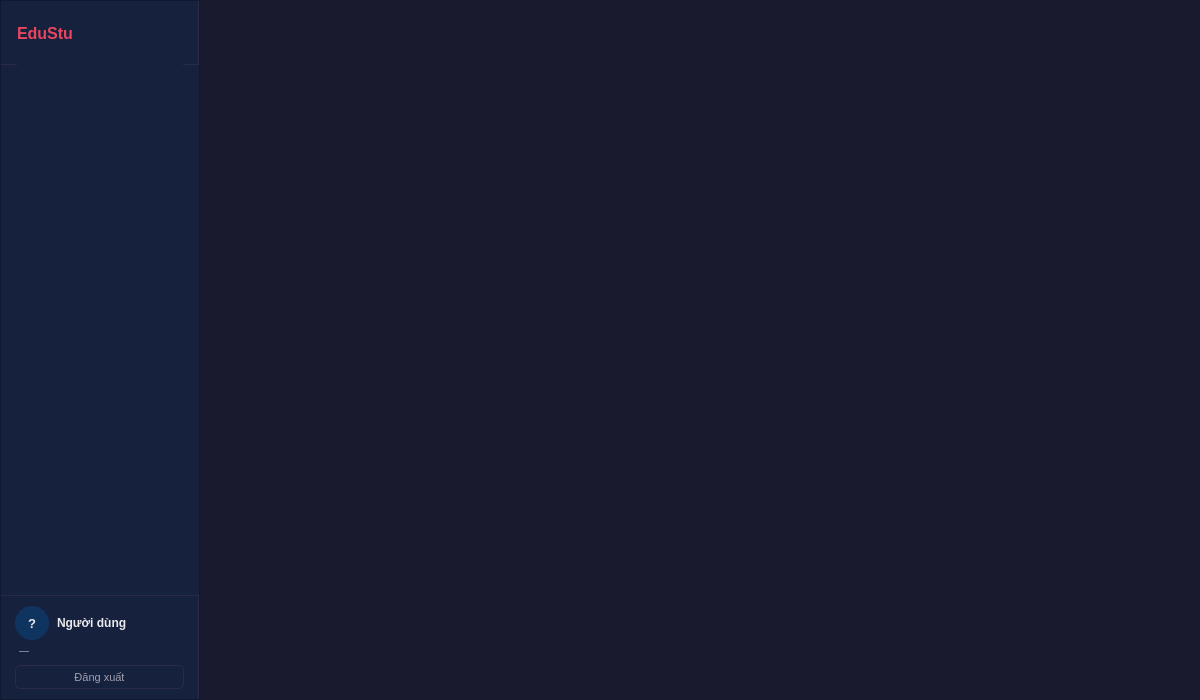
<?xml version="1.0" encoding="UTF-8"?>
<ui version="4.0">
 <class>MainWindow</class>
 <widget class="QMainWindow" name="MainWindow">
  <property name="geometry">
   <rect><x>0</x><y>0</y><width>1200</width><height>700</height></rect>
  </property>
  <property name="windowTitle"><string>EduStu</string></property>
  <property name="minimumSize"><size><width>1200</width><height>700</height></size></property>
  <property name="styleSheet">
   <string notr="true">background: #1a1a2e; color: #eaeaea;</string>
  </property>
  <widget class="QWidget" name="centralwidget">
   <layout class="QHBoxLayout" name="root_layout">
    <property name="leftMargin"><number>0</number></property>
    <property name="topMargin"><number>0</number></property>
    <property name="rightMargin"><number>0</number></property>
    <property name="bottomMargin"><number>0</number></property>
    <property name="spacing"><number>0</number></property>
    <!-- ===== SIDEBAR ===== -->
    <item>
     <widget class="QFrame" name="frame_sidebar">
      <property name="minimumSize"><size><width>200</width><height>0</height></size></property>
      <property name="maximumSize"><size><width>200</width><height>16777215</height></size></property>
      <property name="frameShape"><enum>QFrame::StyledPanel</enum></property>
      <property name="styleSheet">
       <string notr="true">QFrame { background: #16213e; border-right: 1px solid #2a2a4a; }</string>
      </property>
      <layout class="QVBoxLayout" name="sidebar_layout">
       <property name="leftMargin"><number>0</number></property>
       <property name="topMargin"><number>0</number></property>
       <property name="rightMargin"><number>0</number></property>
       <property name="bottomMargin"><number>0</number></property>
       <property name="spacing"><number>0</number></property>
       <!-- Brand -->
       <item>
        <widget class="QFrame" name="frame_brand">
         <property name="minimumSize"><size><width>0</width><height>64</height></size></property>
         <property name="maximumSize"><size><width>16777215</width><height>64</height></size></property>
         <property name="styleSheet">
          <string notr="true">border-bottom: 1px solid #2a2a4a;</string>
         </property>
         <layout class="QHBoxLayout" name="brand_layout">
          <property name="leftMargin"><number>16</number></property>
          <property name="topMargin"><number>0</number></property>
          <property name="rightMargin"><number>16</number></property>
          <property name="bottomMargin"><number>0</number></property>
          <item>
           <widget class="QLabel" name="lbl_brand">
            <property name="text"><string>EduStu</string></property>
            <property name="styleSheet">
             <string notr="true">color: #e94560; font-size: 16px; font-weight: bold; border: none; font-family: 'Segoe UI';</string>
            </property>
           </widget>
          </item>
         </layout>
        </widget>
       </item>
       <item>
        <spacer name="sp_brand_nav">
         <property name="orientation"><enum>Qt::Vertical</enum></property>
         <property name="sizeType"><enum>QSizePolicy::Fixed</enum></property>
         <property name="sizeHint" stdset="0"><size><width>0</width><height>8</height></size></property>
        </spacer>
       </item>
       <!-- Nav container: nav buttons added programmatically here -->
       <item>
        <widget class="QWidget" name="widget_nav">
         <layout class="QVBoxLayout" name="layout_nav">
          <property name="leftMargin"><number>0</number></property>
          <property name="topMargin"><number>0</number></property>
          <property name="rightMargin"><number>0</number></property>
          <property name="bottomMargin"><number>0</number></property>
          <property name="spacing"><number>0</number></property>
         </layout>
        </widget>
       </item>
       <!-- Spacer pushes user info to bottom -->
       <item>
        <spacer name="sp_nav_user">
         <property name="orientation"><enum>Qt::Vertical</enum></property>
         <property name="sizeHint" stdset="0"><size><width>0</width><height>40</height></size></property>
        </spacer>
       </item>
       <!-- User info frame -->
       <item>
        <widget class="QFrame" name="frame_user">
         <property name="styleSheet">
          <string notr="true">border-top: 1px solid #2a2a4a;</string>
         </property>
         <layout class="QVBoxLayout" name="user_layout">
          <property name="leftMargin"><number>14</number></property>
          <property name="topMargin"><number>10</number></property>
          <property name="rightMargin"><number>14</number></property>
          <property name="bottomMargin"><number>10</number></property>
          <property name="spacing"><number>4</number></property>
          <item>
           <layout class="QHBoxLayout" name="avatar_row">
            <property name="spacing"><number>8</number></property>
            <item>
             <widget class="QLabel" name="lbl_avatar">
              <property name="text"><string>?</string></property>
              <property name="minimumSize"><size><width>34</width><height>34</height></size></property>
              <property name="maximumSize"><size><width>34</width><height>34</height></size></property>
              <property name="alignment"><set>Qt::AlignCenter</set></property>
              <property name="styleSheet">
               <string notr="true">background: #0f3460; color: #eaeaea; border-radius: 17px; font-weight: 700; font-size: 13px; border: none;</string>
              </property>
             </widget>
            </item>
            <item>
             <widget class="QLabel" name="lbl_username">
              <property name="text"><string>Người dùng</string></property>
              <property name="wordWrap"><bool>true</bool></property>
              <property name="styleSheet">
               <string notr="true">font-size: 12px; font-weight: 600; color: #eaeaea; border: none;</string>
              </property>
             </widget>
            </item>
           </layout>
          </item>
          <item>
           <widget class="QLabel" name="lbl_role">
            <property name="text"><string>—</string></property>
            <property name="styleSheet">
             <string notr="true">font-size: 10px; color: #a0a0b0; border: none; padding-left: 2px;</string>
            </property>
           </widget>
          </item>
          <item>
           <widget class="QPushButton" name="btn_logout">
            <property name="text"><string>Đăng xuất</string></property>
            <property name="minimumSize"><size><width>0</width><height>28</height></size></property>
            <property name="maximumSize"><size><width>16777215</width><height>28</height></size></property>
            <property name="cursor"><cursorShape>PointingHandCursor</cursorShape></property>
            <property name="styleSheet">
             <string notr="true">QPushButton { background: transparent; color: #a0a0b0; border: 1px solid #2a2a4a; border-radius: 5px; font-size: 11px; margin-top: 4px; } QPushButton:hover { color: #e94560; border-color: #e94560; }</string>
            </property>
           </widget>
          </item>
         </layout>
        </widget>
       </item>
      </layout>
     </widget>
    </item>
    <!-- ===== CONTENT STACK ===== -->
    <item>
     <widget class="QStackedWidget" name="stack">
      <property name="styleSheet">
       <string notr="true">background: #1a1a2e;</string>
      </property>
      <!-- Pages added programmatically -->
      <widget class="QWidget" name="page_placeholder"/>
     </widget>
    </item>
   </layout>
  </widget>
 </widget>
 <resources/>
 <connections/>
</ui>
